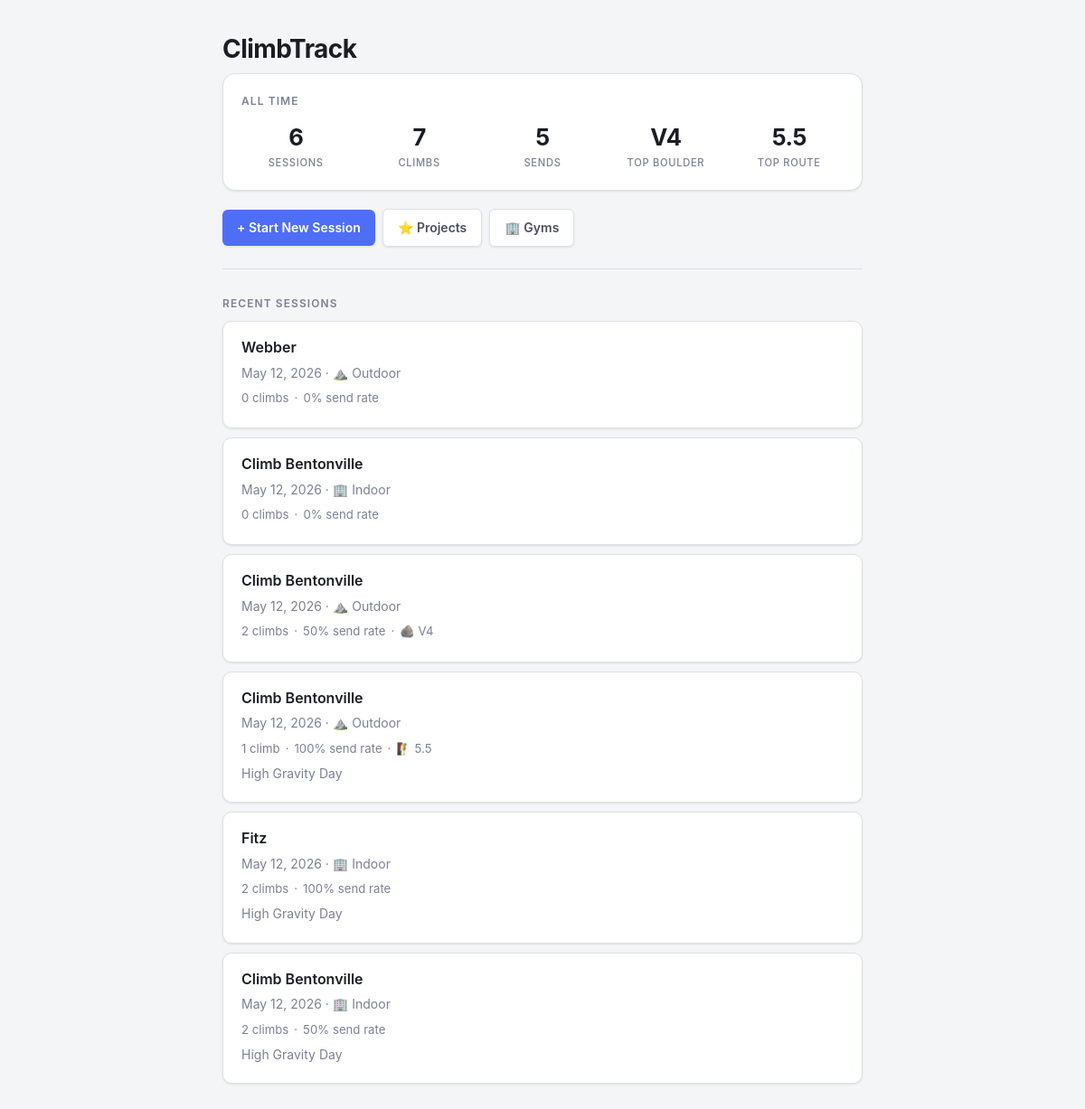
The page / on the database its author committed.
### app.py (models this page shows)
class Climb(db.Model):
    id = db.Column(db.Integer, primary_key=True)
    session_id = db.Column(db.Integer, db.ForeignKey('session.id'), nullable=True)
    route_id = db.Column(db.Integer, db.ForeignKey('route.id'), nullable=True)
    climb_name = db.Column(db.String(100))
    discipline = db.Column(db.String(20), default='boulder')  # 'boulder' or 'route'
    grade = db.Column(db.String(20))
    attempts = db.Column(db.Integer)
    result = db.Column(db.String(20), default='attempt')
    notes = db.Column(db.String(500))

class Session(db.Model):
    id = db.Column(db.Integer, primary_key=True)
    date = db.Column(db.DateTime, default=datetime.utcnow)
    gym_id = db.Column(db.Integer, db.ForeignKey('gym.id'), nullable=True)
    location = db.Column(db.String(100))
    session_type = db.Column(db.String(20), default='indoor')
    notes = db.Column(db.String(300))
    climbs = db.relationship('Climb', backref='session', lazy=True)

class Gym(db.Model):
    id = db.Column(db.Integer, primary_key=True)
    name = db.Column(db.String(100), nullable=False, unique=True)
    address = db.Column(db.String(200))
    is_outdoor = db.Column(db.Boolean, default=False)
    image_filename = db.Column(db.String(200))
    created_at = db.Column(db.DateTime, default=datetime.utcnow)
    sessions = db.relationship('Session', backref='gym', lazy=True)
    routes = db.relationship('Route', backref='gym', lazy=True)

### app.py (the view)
@app.route("/")
def home():
    sessions = Session.query.order_by(Session.date.desc()).all()
    session_stats = {s.id: compute_stats(s.climbs) for s in sessions}
    all_climbs = Climb.query.all()
    all_time = compute_stats(all_climbs)
    all_time['total_sessions'] = len(sessions)
    return render_template(
        "index.html",
        sessions=sessions,
        session_stats=session_stats,
        all_time=all_time
    )

### app.py (called while the page is built)
def compute_stats(climbs):
    total = len(climbs)
    sends = sum(1 for c in climbs if c.result in SEND_RESULTS)
    send_rate = round((sends / total) * 100) if total > 0 else 0
    sent_climbs = [c for c in climbs if c.result in SEND_RESULTS and c.grade]
    def find_hardest(discipline):
        candidates = [c.grade for c in sent_climbs if c.discipline == discipline]
        if not candidates:
            return None
        return max(candidates, key=lambda g: GRADE_RANK.get((discipline, g), -1))
    hardest_boulder = find_hardest('boulder')
    hardest_route = find_hardest('route')
    breakdown = {rt: sum(1 for c in climbs if c.result == rt) for rt in RESULT_TYPES}
    return {
        'total': total,
        'sends': sends,
        'send_rate': send_rate,
        'hardest_boulder': hardest_boulder,
        'hardest_route': hardest_route,
        'breakdown': breakdown,
    }

### templates/index.html (shortened to what this page needs)
<!DOCTYPE html>
<html>
<head>
    <link rel="stylesheet" href="{{ url_for('static', filename='style.css') }}">
</head>
<body>
    <h1>ClimbTrack</h1>
    {% if all_time.total > 0 %}
    <div class="stats-card">
        <h3>All Time</h3>
        <div class="stats-grid">
            <div class="stat">
                <div class="stat-value">{{ all_time.total_sessions }}</div>
                <div class="stat-label">Sessions</div>
            </div>
            <div class="stat">
                <div class="stat-value">{{ all_time.total }}</div>
                <div class="stat-label">Climbs</div>
            </div>
            <div class="stat">
                <div class="stat-value">{{ all_time.sends }}</div>
                <div class="stat-label">Sends</div>
            </div>
            <div class="stat">
                <div class="stat-value">{{ all_time.hardest_boulder or '—' }}</div>
                <div class="stat-label">Top Boulder</div>
            </div>
            <div class="stat">
                <div class="stat-value">{{ all_time.hardest_route or '—' }}</div>
                <div class="stat-label">Top Route</div>
            </div>
        </div>
    </div>
    {% endif %}
    <div class="btn-row">
        <a href="/session/new" class="btn">+ Start New Session</a>
        <a href="/projects" class="btn btn-secondary">⭐ Projects</a>
        <a href="/gyms" class="btn btn-secondary">🏢 Gyms</a>
    </div>
    <hr>
    <h2 class="section-heading">Recent Sessions</h2>
    {% if sessions %}
        {% for session in sessions %}
        {% set stats = session_stats[session.id] %}
        <div class="card">
            <h3><a href="/session/{{ session.id }}">{{ session.gym.name if session.gym else session.location }}</a></h3>
            <p class="muted">
                {{ session.date.strftime('%B %d, %Y') }} ·
                {% if session.session_type == 'outdoor' %}⛰️ Outdoor{% else %}🏢 Indoor{% endif %}
            </p>
            <div class="mini-stats">
                <span>{{ stats.total }} climb{% if stats.total != 1 %}s{% endif %}</span>
                <span>·</span>
                <span>{{ stats.send_rate }}% send rate</span>
                {% if stats.hardest_boulder %}
                <span>·</span>
                <span>🪨 {{ stats.hardest_boulder }}</span>
                {% endif %}
                {% if stats.hardest_route %}
                <span>·</span>
                <span>🧗 {{ stats.hardest_route }}</span>
                {% endif %}
            </div>
            {% if session.notes %}
                <p class="muted">{{ session.notes }}</p>
            {% endif %}
        </div>
        {% endfor %}
    {% else %}
        <div class="empty-state">
            <div class="empty-state-icon">🧗</div>
            <p>No sessions yet. Start one above to begin tracking!</p>
        </div>
    {% endif %}
</body>
</html>

### static/style.css (style rules this page uses)
:root { --bg: #f4f5f7; --surface: #ffffff; --surface-2: #f0f1f3; --surface-3: #e8eaed; --border: #dde0e6; --border-strong: #c4c9d4; --text: #1a1d23; --text-secondary: #4a5060; --text-muted: #7a8194; --text-dim: #a8b0c0; --accent: #4f6ef7; --accent-strong: #3a57e8; --accent-light: #eef1fe; --success: #2d9e6b; --success-light: #e8f7f0; --danger: #d94f4f; --danger-light: #fdf0f0; --warning: #d97706; --radius: 10px; --radius-sm: 6px; --radius-lg: 14px; --shadow-sm: 0 1px 3px rgba(0,0,0,0.06), 0 1px 2px rgba(0,0,0,0.04); --shadow: 0 2px 8px rgba(0,0,0,0.08), 0 1px 3px rgba(0,0,0,0.04); }
* { box-sizing: border-box; }
body { font-family: -apple-system, BlinkMacSystemFont, "Segoe UI", Roboto, Arial, sans-serif; background-color: var(--bg); color: var(--text); margin: 0; padding: 32px 16px; max-width: 740px; margin-left: auto; margin-right: auto; line-height: 1.6; font-size: 15px; }
h1 { color: var(--text); margin: 0 0 4px 0; font-size: 1.75rem; font-weight: 700; letter-spacing: -0.02em; }
h2 { color: var(--text); margin: 28px 0 12px 0; font-size: 1.15rem; font-weight: 600; }
h3 { margin: 0 0 4px 0; font-size: 1rem; font-weight: 600; color: var(--text); }
p { margin: 4px 0; }
a { color: var(--accent); text-decoration: none; }
hr { border: none; border-top: 1px solid var(--border); margin: 24px 0; }
.muted { color: var(--text-muted); font-size: 0.875rem; }
.section-heading { color: var(--text-muted); font-size: 0.75rem; text-transform: uppercase; letter-spacing: 0.09em; font-weight: 600; margin: 28px 0 10px 0; }
.btn-row { display: flex; gap: 8px; flex-wrap: wrap; margin: 16px 0; align-items: center; }
.btn { display: inline-flex; align-items: center; gap: 6px; background-color: var(--accent); color: #fff; font-weight: 600; font-size: 0.875rem; padding: 9px 16px; border-radius: var(--radius-sm); text-decoration: none; border: none; cursor: pointer; transition: background-color 0.15s; box-shadow: var(--shadow-sm); }
.btn-secondary { background-color: var(--surface); color: var(--text-secondary); border: 1px solid var(--border); box-shadow: var(--shadow-sm); }
.card { background: var(--surface); border: 1px solid var(--border); border-radius: var(--radius); padding: 16px 20px; margin-bottom: 10px; box-shadow: var(--shadow-sm); }
.card h3 a { color: var(--text); }
.stats-card { background: var(--surface); border: 1px solid var(--border); border-radius: var(--radius-lg); padding: 20px; margin-bottom: 20px; box-shadow: var(--shadow-sm); }
.stats-card h3 { margin: 0 0 16px 0; color: var(--text-muted); font-size: 0.75rem; text-transform: uppercase; letter-spacing: 0.09em; font-weight: 600; }
.stats-grid { display: grid; grid-template-columns: repeat(auto-fit, minmax(80px, 1fr)); gap: 16px; }
.stat { text-align: center; }
.stat-value { font-size: 1.6rem; font-weight: 700; color: var(--text); letter-spacing: -0.02em; line-height: 1.2; }
.stat-label { font-size: 0.7rem; color: var(--text-muted); text-transform: uppercase; letter-spacing: 0.06em; margin-top: 4px; font-weight: 500; }
.mini-stats { display: flex; gap: 6px; font-size: 0.825rem; color: var(--text-muted); margin: 6px 0; flex-wrap: wrap; align-items: center; }

### rows shown on the page
Climb: grade "V4", hardest_boulder "V4"
Climb: grade "5.5", hardest_route "5.5"

### other values the page prints
{{ all_time.total_sessions }} "6"
{{ all_time.total }} "7"
{{ all_time.sends }} "5"
{{ session.gym.name if session.gym else session.location }} "Webber"
{{ session.date.strftime('%B %d, %Y') }} "May 12, 2026"
{{ stats.total }} "0"
{{ stats.send_rate }} "0"
{{ session.gym.name if session.gym else session.location }} "Climb Bentonville"
{{ stats.total }} "2"
{{ stats.send_rate }} "50"
{{ stats.total }} "1"
{{ stats.send_rate }} "100"
{{ session.notes }} "High Gravity Day"
{{ session.gym.name if session.gym else session.location }} "Fitz"
